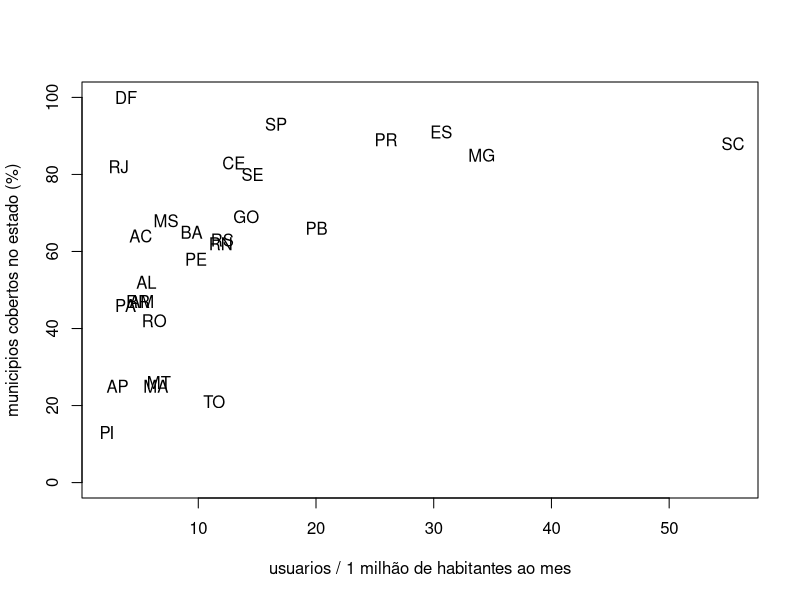

R code for this plot: (Note: this script raises an error after producing the figure.)
## ---- chunk 1
tf_pcdt_municipio_residencia=read.csv(file="db_sabeis.tf_pcdt_municipio_residencia_cobertura.csv")


    plot(
      subset(tf_pcdt_municipio_residencia, co_pcdt == 60)$qt_cobertura ~
        subset(tf_pcdt_municipio_residencia, co_pcdt == 60)$qt_cns_mes_habitante,
      xlab="usuarios / 1 milhão de habitantes ao mes",
      ylab="municipios cobertos no estado (%)",
      col= "white",
      ylim=c(0,100)
    )

    text(
      subset(tf_pcdt_municipio_residencia, co_pcdt == 60)$qt_cobertura ~
        subset(tf_pcdt_municipio_residencia, co_pcdt == 60)$qt_cns_mes_habitante,
      labels=subset(tf_pcdt_municipio_residencia, co_pcdt == 60)$sg_uf, cex= 1
    )
## ---- chunk 2
kable(
  tf_pcdt_municipio_residencia[9:13,], 
  caption = "Amostra da tabela de entrada."
)
